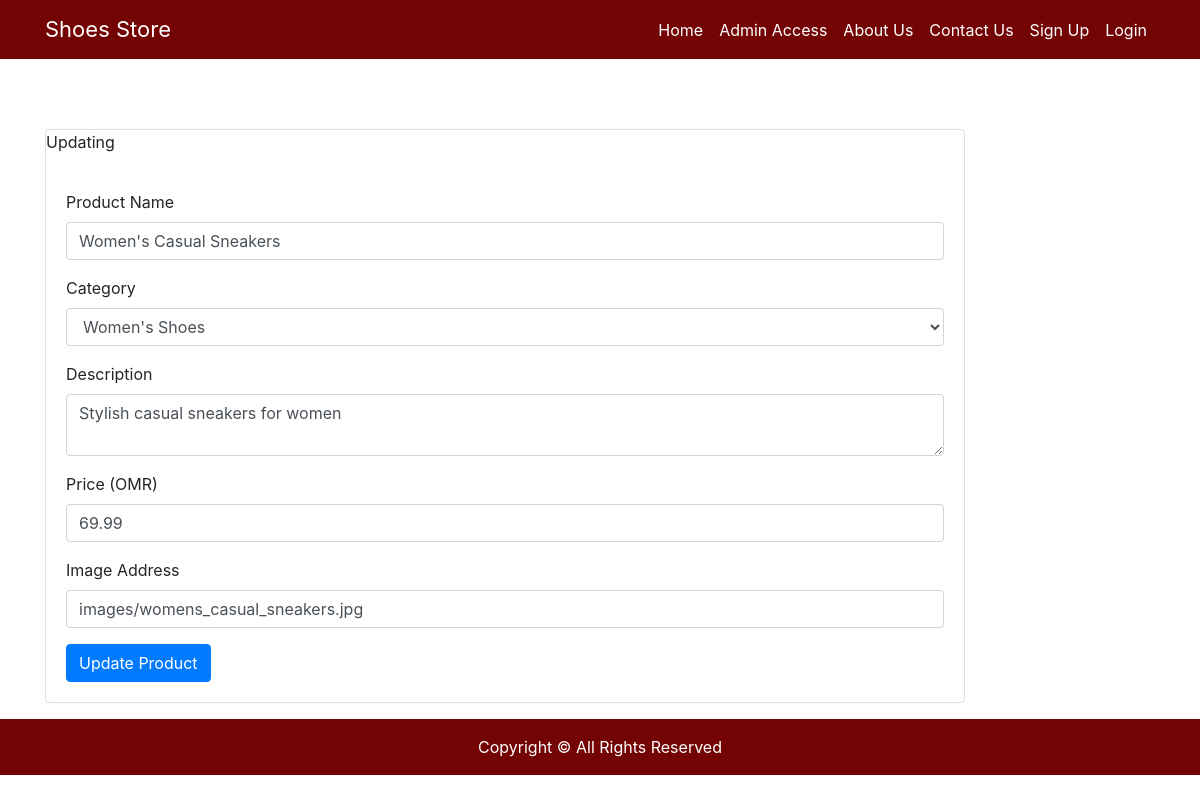
The app's page /edit.php?id=4 with its own data.
### tables this page shows
CREATE TABLE Product (
  product_id INT PRIMARY KEY AUTO_INCREMENT,
  category_id INT,
  name VARCHAR(100) NOT NULL,
  description TEXT NOT NULL,
  price DECIMAL(10, 2) NOT NULL,
  image VARCHAR(200) NOT NULL,
  FOREIGN KEY (category_id) REFERENCES Category(category_id)
);

### edit.php (the view, shortened to what this page needs)
<!DOCTYPE html>
<html lang="en">
<head>
  <link rel="stylesheet" href="https://cdnjs.cloudflare.com/ajax/libs/font-awesome/6.4.0/css/all.min.css" />
  <link rel="stylesheet" href="https://maxcdn.bootstrapcdn.com/bootstrap/4.0.0/css/bootstrap.min.css">
</head>
<body>
<?php
  include 'navbar.php';
?>
  <div class="container" style="margin-top:70px">
    <div class="row">
  <div class="col-sm-10">
<div class="card mb-3">
  <p class="card-text">Updating</p>
  <div class="card-body">
  <?php
include_once('dbconnect.php');
$product_id = $_GET['id'];
$stmt = $conn->prepare("SELECT * FROM Product WHERE product_id = :product_id");
$stmt->bindParam(':product_id', $product_id);
$stmt->execute();
$product = $stmt->fetch(PDO::FETCH_ASSOC);
$categoriesStmt = $conn->prepare("SELECT * FROM Category");
$categoriesStmt->execute();
$categories = $categoriesStmt->fetchAll(PDO::FETCH_ASSOC);
?>
<form action="updateProduct.php" method="post">
  <div class="form-group">
    <label for="name">Product Name</label>
    <input type="text" class="form-control" id="name" name="name" value="<?php echo $product['name']; ?>" required>
  </div>
  <div class="form-group">
    <label for="category">Category</label>
    <select class="form-control" id="category" name="category" required>
      <?php
      foreach ($categories as $category) {
        $selected = ($category['category_id'] == $product['category_id']) ? 'selected' : '';
        echo '<option value="' . $category['category_id'] . '" ' . $selected . '>' . $category['name'] . '</option>';
      }
      ?>
    </select>
  </div>
  <div class="form-group">
    <label for="description">Description</label>
    <textarea class="form-control" id="description" name="description" required><?php echo $product['description']; ?></textarea>
  </div>
  <div class="form-group">
    <label for="price">Price (OMR)</label>
    <input type="number" class="form-control" id="price" name="price" step="0.01" value="<?php echo $product['price']; ?>" required>
  </div>
  <div class="form-group">
    <label for="image">Image Address</label>
    <input type="text" class="form-control" id="image" name="image" value="<?php echo $product['image']; ?>" required>
  </div>
  <button type="submit" class="btn btn-primary">Update Product</button>
</form>
</div>
</div>
  </div></div></div>
  <?php include 'footer.php' ?>
</body>
</html>

### records on screen
product: name "Women's Casual Sneakers", description "Stylish casual sneakers for women", price "69.99", image "images/womens_casual_sneakers.jpg"

### other values on screen
form field category "Women's Shoes"
